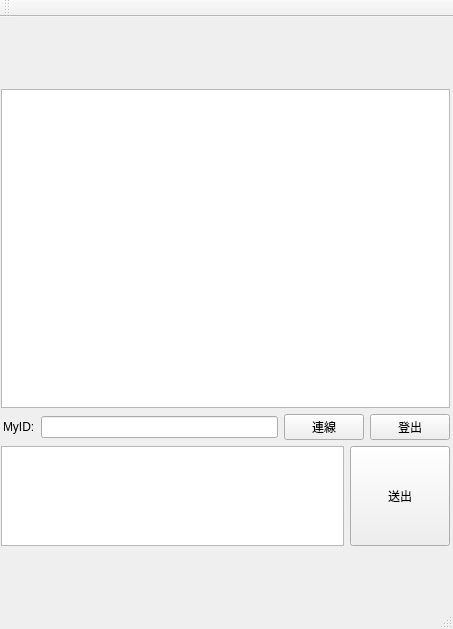
<?xml version="1.0" encoding="UTF-8"?>
<ui version="4.0">
 <class>ChatRoomClient</class>
 <widget class="QMainWindow" name="ChatRoomClient">
  <property name="geometry">
   <rect>
    <x>0</x>
    <y>0</y>
    <width>453</width>
    <height>629</height>
   </rect>
  </property>
  <property name="windowTitle">
   <string>test</string>
  </property>
  <widget class="QWidget" name="centralWidget">
   <widget class="QWidget" name="verticalLayoutWidget">
    <property name="geometry">
     <rect>
      <x>0</x>
      <y>70</y>
      <width>451</width>
      <height>481</height>
     </rect>
    </property>
    <layout class="QVBoxLayout" name="mainLayout">
     <property name="leftMargin">
      <number>1</number>
     </property>
     <property name="topMargin">
      <number>2</number>
     </property>
     <property name="rightMargin">
      <number>1</number>
     </property>
     <property name="bottomMargin">
      <number>2</number>
     </property>
     <item>
      <widget class="QTextBrowser" name="textBrowser"/>
     </item>
     <item>
      <layout class="QHBoxLayout" name="horizontalLayout">
       <property name="leftMargin">
        <number>2</number>
       </property>
       <item>
        <widget class="QLabel" name="label">
         <property name="text">
          <string>MyID:</string>
         </property>
        </widget>
       </item>
       <item>
        <widget class="QLineEdit" name="IDlineEdit"/>
       </item>
       <item>
        <widget class="QPushButton" name="connectPushButton">
         <property name="text">
          <string>連線</string>
         </property>
        </widget>
       </item>
       <item>
        <widget class="QPushButton" name="logoutPushButton">
         <property name="text">
          <string>登出</string>
         </property>
        </widget>
       </item>
      </layout>
     </item>
     <item>
      <layout class="QHBoxLayout" name="horizontalLayout_2">
       <item>
        <widget class="QTextEdit" name="MessageTextEdit">
         <property name="maximumSize">
          <size>
           <width>16777215</width>
           <height>100</height>
          </size>
         </property>
        </widget>
       </item>
       <item>
        <widget class="QPushButton" name="sendButton">
         <property name="minimumSize">
          <size>
           <width>100</width>
           <height>100</height>
          </size>
         </property>
         <property name="maximumSize">
          <size>
           <width>100</width>
           <height>100</height>
          </size>
         </property>
         <property name="text">
          <string>送出</string>
         </property>
        </widget>
       </item>
      </layout>
     </item>
     <item>
      <widget class="QLabel" name="statusLabel">
       <property name="text">
        <string/>
       </property>
      </widget>
     </item>
    </layout>
   </widget>
  </widget>
  <widget class="QToolBar" name="mainToolBar">
   <attribute name="toolBarArea">
    <enum>TopToolBarArea</enum>
   </attribute>
   <attribute name="toolBarBreak">
    <bool>false</bool>
   </attribute>
  </widget>
  <widget class="QStatusBar" name="statusBar"/>
  <widget class="QMenuBar" name="menuBar">
   <property name="geometry">
    <rect>
     <x>0</x>
     <y>0</y>
     <width>453</width>
     <height>25</height>
    </rect>
   </property>
  </widget>
 </widget>
 <layoutdefault spacing="6" margin="11"/>
 <resources/>
 <connections/>
</ui>
